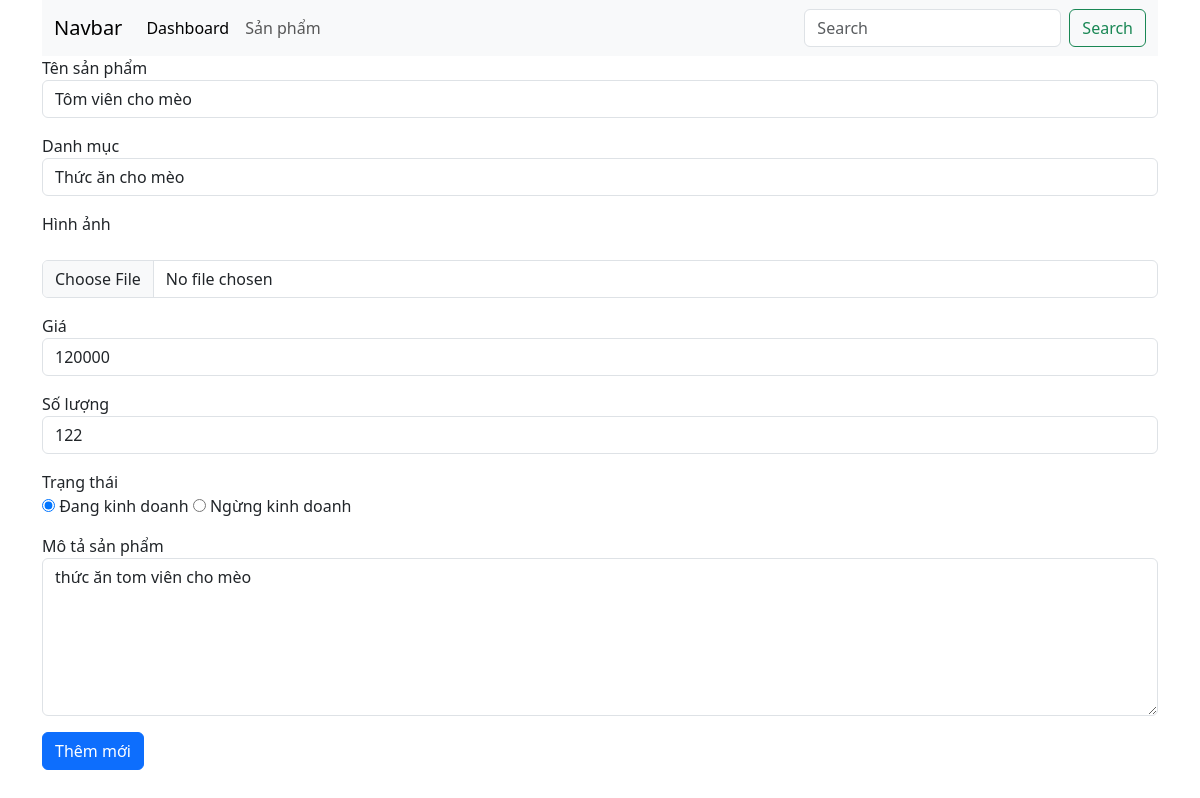
The page /admin/?ctl=editsp&id=12 on the database its author committed.
### tables this page shows
CREATE TABLE `products` (
  `id` int NOT NULL,
  `name` varchar(255) NOT NULL,
  `image` varchar(255) NOT NULL,
  `price` bigint NOT NULL,
  `quantity` int NOT NULL,
  `description` text NOT NULL,
  `status` tinyint(1) NOT NULL DEFAULT '1',
  `category_id` int NOT NULL
);

CREATE TABLE `categories` (
  `id` int NOT NULL,
  `cate_name` varchar(255) NOT NULL,
  `type` tinyint(1) NOT NULL,
  `soft_delete` tinyint(1) NOT NULL DEFAULT '0'
);

### common/function.php (called while the page is built, shortened)
<?php
function view($path_view, $data = [])
{
    extract($data);
    $path_view = str_replace(".", "/", $path_view);
    include_once ROOT_DIR . "views/$path_view.php";
}

### controllers/admin/AdminProductController.php (called while the page is built, shortened)
<?php
class AdminProductController
{
    public function edit()
    {
        $id = $_GET['id'];
        $product = (new Product)->find($id);
        $categories = (new Category)->all();
        return view(
            "admin.products.edit",
            compact('product', 'categories', 'title')
        );
    }
}

### admin/index.php (called while the page is built, shortened)
<?php
require_once __DIR__ . "/../common/function.php";
require_once __DIR__ . "/../models/BaseModel.php";
require_once __DIR__ . "/../models/Category.php";
require_once __DIR__ . "/../models/Product.php";
require_once __DIR__ . "/../controllers/admin/AdminProductController.php";
$ctl = $_GET['ctl'] ?? "";
match ($ctl) {
    '' => view("admin.dashboard"),
    'listsp' => (new AdminProductController)->index(),
    'addsp' => (new AdminProductController)->create(),
    'storesp' => (new AdminProductController)->store(),
    'editsp' => (new AdminProductController)->edit(),
    'updatesp' => (new AdminProductController)->update(),
    'deletesp' => (new AdminProductController)->delete(),
    default => view('errors.404'),
};

### models/BaseModel.php (called while the page is built, shortened)
<?php
class BaseModel
{
    public function __construct()
    {
        try {
            $this->conn = new PDO("mysql:host=localhost; dbname=da1wd19301; charset=utf8; port=3306", "root", "");
        } catch (PDOException $e) {
            echo "Lỗi kết nối CSDL: " . $e->getMessage();
        }
    }
}

### models/Product.php (called while the page is built, shortened)
<?php
class Product extends BaseModel
{
    public function find($id)
    {
        $sql = "SELECT * FROM products WHERE id=:id";
        $stmt = $this->conn->prepare($sql);
        $stmt->execute(['id' => $id]);
        return $stmt->fetch(PDO::FETCH_ASSOC);
    }
}

### models/Category.php (called while the page is built, shortened)
<?php
class Category extends BaseModel
{
    public function all()
    {
        $sql = "SELECT * FROM categories WHERE soft_delete=0";
        $stmt = $this->conn->prepare($sql);
        $stmt->execute();
        return $stmt->fetchAll(PDO::FETCH_ASSOC);
    }
}

### views/admin/products/edit.php (the view, shortened to what this page needs)
<?php include_once ROOT_DIR . "views/admin/header.php" ?>
<div>
    <form action="<?= ADMIN_URL . '?ctl=updatesp' ?>" method="post" enctype="multipart/form-data">
        <div class="mb-3">
            <label for="">Tên sản phẩm</label>
            <input type="text" name="name" value="<?= $product['name'] ?>" class="form-control">
        </div>
        <div class="mb-3">
            <label for="">Danh mục</label>
            <select name="category_id" id="" class="form-control">
                <?php foreach ($categories as $cate): ?>
                    <option value="<?= $cate['id'] ?>"
                        <?= ($cate['id'] == $product['category_id']) ? 'selected' : '' ?>>
                        <?= $cate['cate_name'] ?>
                    </option>
                <?php endforeach ?>
            </select>
        </div>
        <div class="mb-3">
            <label for="">Hình ảnh</label><br>
            <img src="<?= ROOT_URL . $product['image'] ?>" width="60" alt=""> <br>
            <input type="file" name="image" id="" class="form-control">
        </div>
        <div class="mb-3">
            <label for="">Giá</label>
            <input type="number" name="price" value="<?= $product['price'] ?>" class="form-control">
        </div>
        <div class="mb-3">
            <label for="">Số lượng</label>
            <input type="number" name="quantity" value="<?= $product['quantity'] ?>" class="form-control">
        </div>
        <div class="mb-3">
            <label for="">Trạng thái</label> <br>
            <input type="radio" name="status" value="1" <?= $product['status'] == 1 ? 'checked' : '' ?> id=""> Đang kinh doanh
            <input type="radio" name="status" value="0" <?= $product['status'] == 0 ? 'checked' : '' ?> id=""> Ngừng kinh doanh
        </div>
        <div class="mb-3">
            <label for="">Mô tả sản phẩm</label>
            <textarea name="description" rows="6" class="form-control"><?= $product['description'] ?></textarea>
        </div>
        <div class="mb-3">
            <button type="submit" class="btn btn-primary">Thêm mới</button>
        </div>
    </form>
</div>
<?php include_once ROOT_DIR . "views/admin/footer.php" ?>

### rows shown on the page
products: name "Tôm viên cho mèo", category_id "Thức ăn cho mèo", price "120000", quantity "122", status "☑", description "thức ăn tom viên cho mèo"
